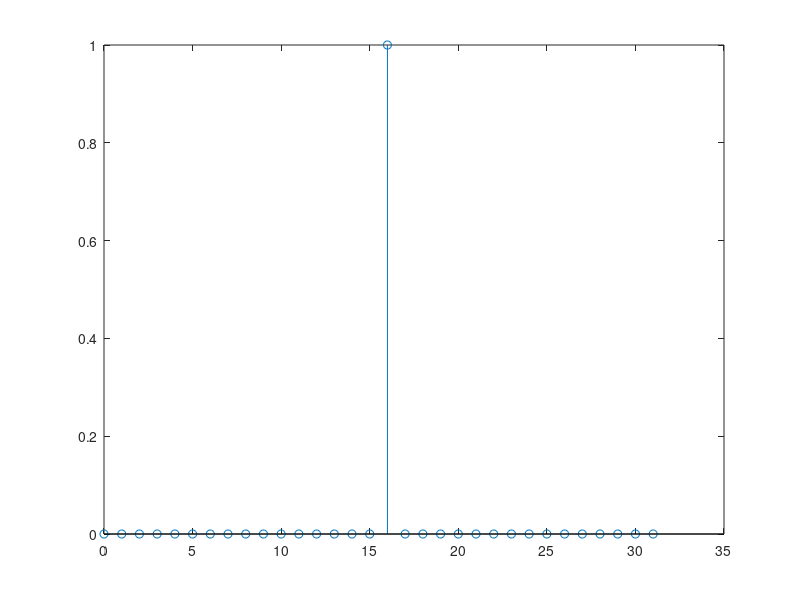
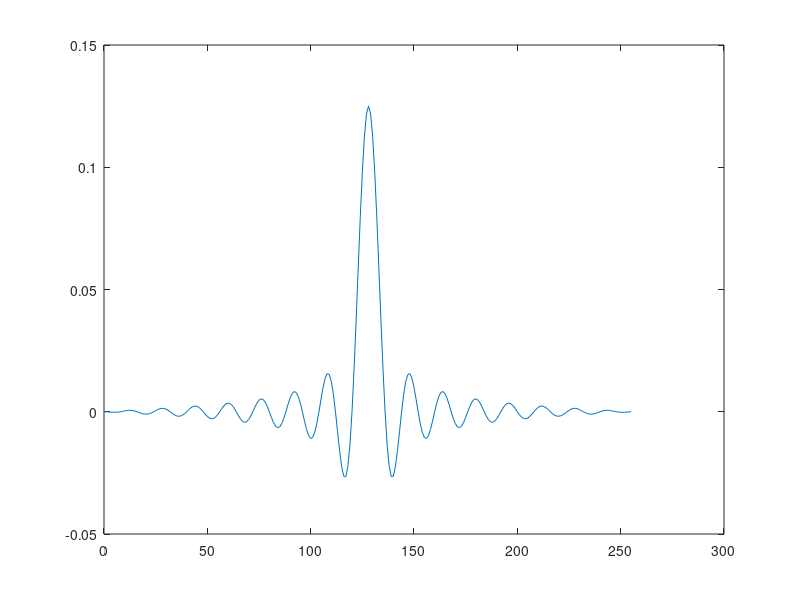

These figures' MATLAB source, in order:
clc
clear
% MATLAB script for Illustrative Problem 5, Chapter 2.
echo on
% first part
n=0:31;
Sx1=ones(1,32);
Rx1=ifft(Sx1,32); 

figure
stem(n,fftshift(Rx1));
% second part
N=0:255;
Sx2=[ones(1,16),zeros(1,224),ones(1,16)];
Rx2=ifft(Sx2,256);
% plotting commands follow
figure
plot(N,fftshift(Rx2));
